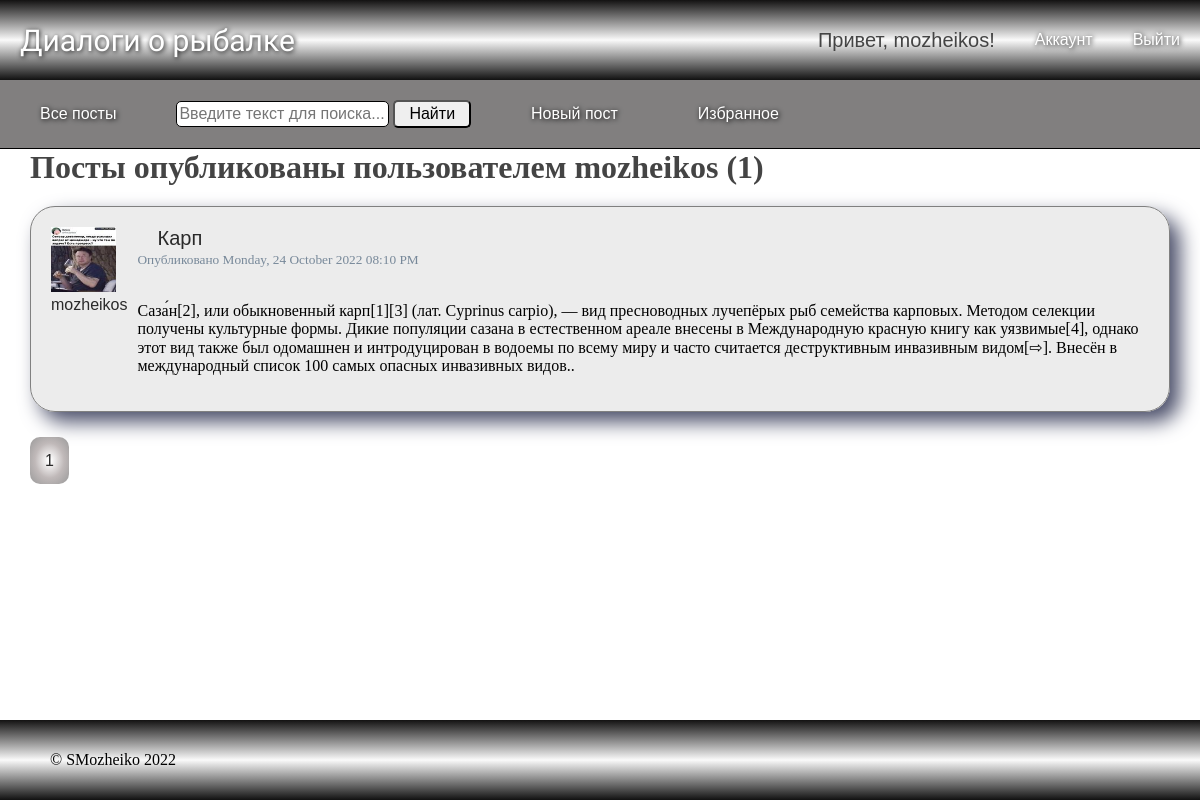
/user_posts?username=mozheikos (signed in), run on an earlier commit of the app's database.
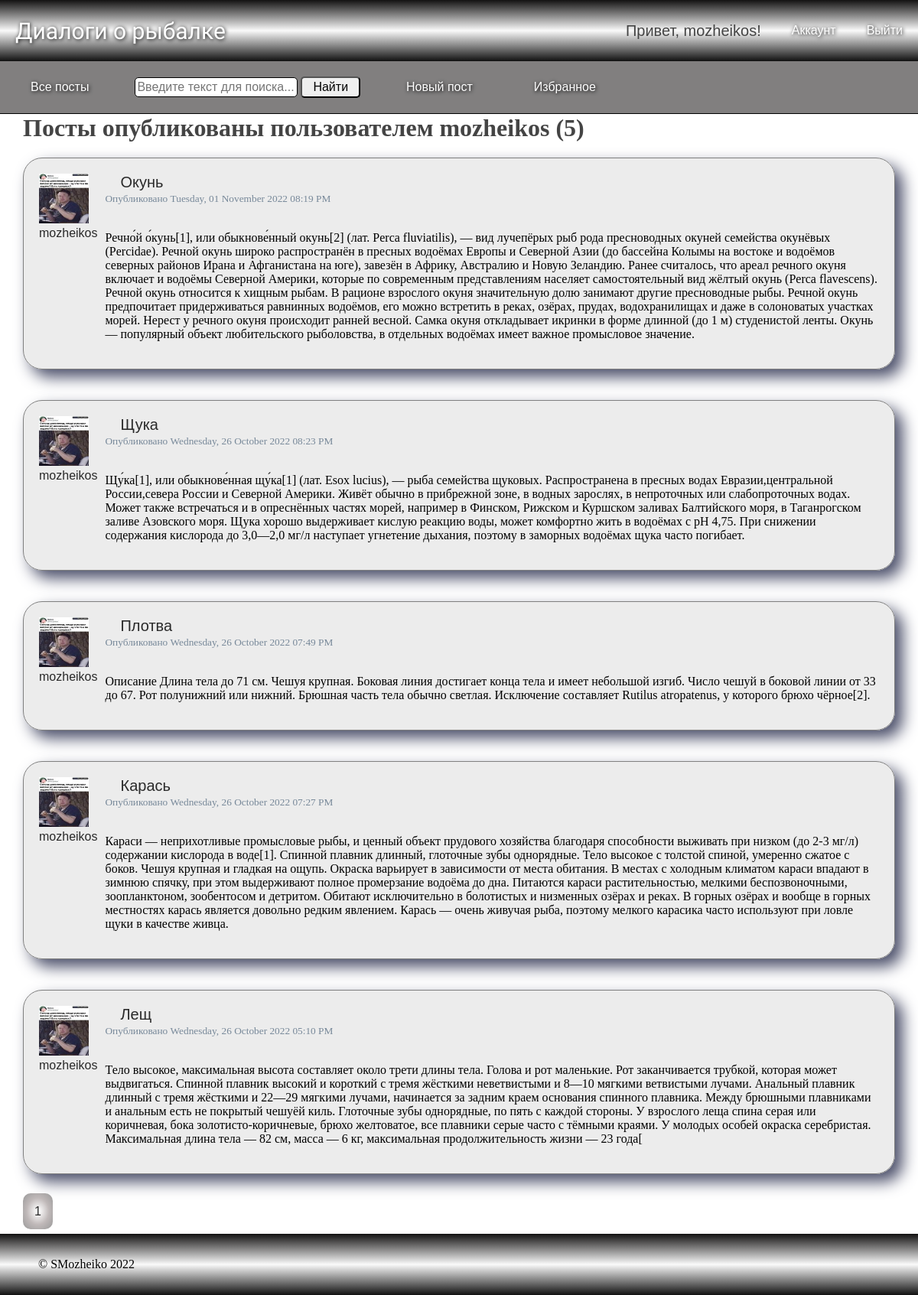
And on a later commit of the database.
### blog_flask/models.py (models this page shows, shortened)
class SaveMixin:
    def save(self):
        db.session.add(self)
        db.session.commit()

class User(db.Model, UserMixin, SaveMixin):
    id = db.Column(db.Integer, primary_key=True)
    username = db.Column(db.String(20), unique=True, nullable=False)
    email = db.Column(db.String(120), unique=True, nullable=False)
    avatar = db.Column(db.String(100), nullable=False, default='default.png')
    password = db.Column(db.String(100), nullable=False)
    posts = db.relationship(
        'Post',
        back_populates='author',
        lazy=True,
        uselist=True,
        cascade='all, delete-orphan'
    )
    comments = db.relationship(
        'Comment',
        back_populates='author',
        lazy=True,
        uselist=True,
        cascade='all, delete-orphan'
    )
    likes = db.relationship(
        'Like',
        back_populates='user',
        uselist=True
    )

class Post(db.Model, SaveMixin):
    id = db.Column(db.Integer, primary_key=True)
    title = db.Column(db.String(100), nullable=False)
    created_at = db.Column(db.DateTime, nullable=False, default=datetime.datetime.utcnow())
    content = db.Column(db.Text, nullable=False)
    user_id = db.Column(
        db.Integer, db.ForeignKey(
            'user.id',
            ondelete='CASCADE',
            onupdate='CASCADE'
        ), nullable=False
    )
    author = db.relationship(
        User,
        back_populates='posts',
        uselist=False
    )
    comments = db.relationship(
        'Comment',
        back_populates='post',
        uselist=True,
        cascade='all, delete-orphan'
    )
    images = db.relationship(
        'Images',
        back_populates='post',
        uselist=True,
        cascade='all, delete-orphan',
        lazy='select'
    )
    likes = db.relationship(
        'Like',
        back_populates='post',
        uselist=True
    )

### blog_flask/users/routes.py (the view)
@users.route('/user_posts')
def user_posts():
    username = request.args.get('username', type=str)
    page = request.args.get('page', 1, type=int)
    user = User.query.filter_by(username=username).first()
    posts = Post.query.filter_by(author=user).order_by(
        Post.created_at.desc()
    ).paginate(page=page, per_page=5)
    return render_template('user_posts.html', posts=posts, user=user)

### blog_flask/context_processsors.py
class SearchForm(FlaskForm):
    search = StringField(
        label='Поиск',
        validators=[DataRequired()]
    )
    find = SubmitField(
        label='Найти'
    )

### blog_flask/models.py (called while the page is built)
@login_manager.user_loader
def load_user(user_id):
    return User.query.get(int(user_id))

### run.py (called while the page is built)
@app.context_processor
def search():
    form = SearchForm()
    return dict(search=form)

@app.context_processor
def year():
    today_year = datetime.datetime.now().year
    return dict(year=today_year)

### blog_flask/templates/user_posts.html
{% extends "layout.html" %}
{% block content %}
    <h1 class="mb-3">Посты опубликованы пользователем {{ user.username }} ({{ posts.total }})</h1>
    {% for post in posts.items %}
    <div class="content-card">
      <div class="card-author">
        <img class="article-img" src="{{ url_for('static', filename='profile_pictures/' + post.author.avatar) }}">
        <a class="navbar-user card-title card-author" href="{{ url_for('users.user_posts', username=post.author.username) }}" style="margin: 0 auto">{{ post.author.username }}</a>
      </div>
      <div class="card">
        <div class="card-body">
          <h4 class="card-title"><a class="navbar-user card-title" href="{{ url_for('posts.post', post_id=post.id) }}">{{ post.title }}</a></h4>
          <small>Опубликовано {{ post.created_at.strftime('%A, %d %B %Y %I:%M %p') }}</small>
          <br>
          <br>
          <p class="card-text">{{ post.content }}</p>
        </div>
      </div>
    </div>
    {% endfor %}
    <div class="pagination">
        {% for page_num in posts.iter_pages(left_edge=1, right_edge=1, left_current=1, right_current=2) %}
          {% if page_num %}
            {% if posts.page == page_num %}
              <a class="paginate-button selected-page" href="{{ url_for('users.user_posts', username=user.username, page=page_num) }}">{{ page_num }}</a>
            {% else %}
              <a class="paginate-button" href="{{ url_for('users.user_posts', username=user.username, page=page_num) }}">{{ page_num }}</a>
            {% endif %}
          {% else %}
            ...
          {% endif %}
        {% endfor %}
    </div>
{% endblock content %}

### blog_flask/templates/layout.html (shortened to what this page needs)
<!DOCTYPE html>
<html>
<head>
    <link rel="stylesheet" href="{{ url_for('static', filename='fonts/css/font-awesome.css') }}">
    <link rel="stylesheet" href="{{ url_for('static', filename='fonts/css/font-awesome.min.css') }}">
    <link rel="stylesheet" type="text/css" href="{{ url_for('static', filename='main.css') }}">
</head>
<body>
    <div class="body">
        <div class="wrapper">
          <div class="navbar">
            <div class="navbar-main">
                <a class="navbar-brand" href="/">Диалоги о рыбалке</a>
            </div>
            <div class="navbar-profile">
                {% if current_user.is_authenticated %}
                    <h4 class="navbar-user">Привет, {{ current_user.username }}!</h4>
                    <a href="{{ url_for('users.account') }}" class="nav-link nav-item navigation-links">
                        Аккаунт
                    </a>
                    <a href="{{ url_for('users.logout') }}" class="nav-link nav-item navigation-links">
                        Выйти
                    </a>
                {% endif %}
            </div>
          </div>
            <ul class="menu">
                <li>
                    <a href="{{ url_for('posts.allpost') }}" class="nav-link nav-item navigation-links">
                        Все посты
                    </a>
                </li>
                <li>
                    <form class="search" action="{{ url_for('posts.allpost') }}" method="get">
                        {{ search.search(class="search-input", placeholder="Введите текст для поиска...") }}
                        {{ search.find(class="search-button") }}
                    </form>
                </li>
                {% if current_user.is_authenticated %}
                <li>
                    <a href="{{ url_for('posts.publish') }}" class="nav-link nav-item navigation-links">
                        Новый пост
                    </a>
                </li>
                <li>
                    <a href="{{ url_for('posts.allpost', favorites=1) }}" class="nav-link nav-item navigation-links">
                        Избранное
                    </a>
                </li>
                {% endif %}
            </ul>
            <div class="content">
              {% block content %}{% endblock %}
            </div>
        </div>
        <div class="footer">
            &copy; SMozheiko {{ year }}
        </div>
    </div>
</body>
</html>

### blog_flask/static/main.css (style rules this page uses)
body { margin: 0; padding: 0; }
.body { display: flex; flex-direction: column; min-height: 100vh; }
.wrapper { flex-grow: 1; }
.navbar, .footer { display: flex; height: 80px; align-items: center; position: sticky; justify-content: space-between; background: linear-gradient(rgb(19, 18, 18), rgb(250, 250, 250), rgb(17, 17, 17)); }
.menu { list-style: none; margin: 0; padding: 20px 0; display: flex; justify-content: flex-start; align-items: center; background-color: #817f7f; border-bottom: 1px black solid; }
.menu li { margin: 0 20px; }
.footer { padding: 0 50px; box-sizing: border-box; }
.navbar-main, .navbar-profile { display: flex; align-items: center; }
.navbar-brand { text-decoration: none; font-size: 30px; font-family: 'Stalinist One', cursive; font-weight: normal; margin: 20px; color: white; text-shadow: 1px 1px 5px black; }
.navbar-user { font-size: 20px; font-family: Impact, Charcoal, sans-serif; font-weight: normal; margin: 20px; }
.nav-link { text-decoration: none; font-size: 16px; font-family: Impact, Charcoal, sans-serif; font-weight: normal; margin: 20px; color: white; text-shadow: 1px 1px 5px black; }
.search input { line-height: 20px; font-size: 16px; font-family: Ubuntu, sans-serif; font-weight: normal; border-radius: 5px; }
.search-input { padding: 2px; color: black; border: 1px solid black; }
.search-button { padding: 2px 14px; cursor: pointer; color: black; }
.content { position: relative; display: flex; flex-direction: column; margin: 0 auto; padding: 0; max-width: 1140px; background-color: #fff; justify-content: flex-start; }
.pagination { margin: 20px 0; }
.paginate-button { margin-right: 10px; padding: 15px; border-radius: 10px; box-sizing: border-box; box-shadow: 2px 2px 2px 1px black; font-family: Impact, Charcoal, sans-serif; text-decoration: none; color: #2a2a2a; background: radial-gradient(white 5%, rgb(192, 185, 185), rgb(152, 152, 152)); }
.selected-page { box-shadow: none; }
h1, h2, h3, h4, h5, h6 { margin: 0; color: #444444; }
.content-card { display: flex; padding: 20px; border: 1px solid grey; border-radius: 25px; background-color: rgba(218, 218, 218,50%); box-shadow: 10px 10px 20px #4a4e69; margin: 20px 0; }
.card { margin-left: 10px; }
.card-title { text-decoration: none; color: #2a2a2a; }
.card-author { font-size: 16px; margin: 0; }
.article-img { height: 65px; width: 65px; padding: 0; margin: 0; }
small { color: lightslategrey; }

What changed in the data, as far as the page shows it:
removed Post: avatar (picture), author.username "mozheikos", title "Карп", created_at "Monday, 24 October 2022 08:10 PM", content "Саза́н[2], или обыкновенный карп[1][3] (лат. Cyprinus carpio), — вид пресноводных лучепёрых рыб семейства карповых. Методом селекции получены культурные формы. Дикие популяции сазана в естественном ареале внесены в Международную красную книгу как уязвимые[4], однако этот вид также был одомашнен и интродуцирован в водоемы по всему миру и часто считается деструктивным инвазивным видом[⇨]. Внесён в международный список 100 самых опасных инвазивных видов.."
added Post: avatar (picture), author.username "mozheikos", title "Окунь", created_at "Tuesday, 01 November 2022 08:19 PM", content "Речно́й о́кунь[1], или обыкнове́нный окунь[2] (лат. Perca fluviatilis), — вид лучепёрых рыб рода пресноводных окуней семейства окунёвых (Percidae). Речной окунь широко распространён в пресных водоёмах Европы и Северной Азии (до бассейна Колымы на востоке и водоёмов северных районов Ирана и Афганистана на юге), завезён в Африку, Австралию и Новую Зеландию. Ранее считалось, что ареал речного окуня включает и водоёмы Северной Америки, которые по современным представлениям населяет самостоятельный вид жёлтый окунь (Perca flavescens). Речной окунь относится к хищным рыбам. В рационе взрослого окуня значительную долю занимают другие пресноводные рыбы. Речной окунь предпочитает придерживаться…"
added Post: avatar (picture), author.username "mozheikos", title "Щука", created_at "Wednesday, 26 October 2022 08:23 PM", content "Щу́ка[1], или обыкнове́нная щу́ка[1] (лат. Esox lucius), — рыба семейства щуковых. Распространена в пресных водах Евразии,центральной России,севера России и Северной Америки. Живёт обычно в прибрежной зоне, в водных зарослях, в непроточных или слабопроточных водах. Может также встречаться и в опреснённых частях морей, например в Финском, Рижском и Куршском заливах Балтийского моря, в Таганрогском заливе Азовского моря. Щука хорошо выдерживает кислую реакцию воды, может комфортно жить в водоёмах с pH 4,75. При снижении содержания кислорода до 3,0—2,0 мг/л наступает угнетение дыхания, поэтому в заморных водоёмах щука часто погибает."
added Post: avatar (picture), author.username "mozheikos", title "Плотва", created_at "Wednesday, 26 October 2022 07:49 PM", content "Описание Длина тела до 71 см. Чешуя крупная. Боковая линия достигает конца тела и имеет небольшой изгиб. Число чешуй в боковой линии от 33 до 67. Рот полунижний или нижний. Брюшная часть тела обычно светлая. Исключение составляет Rutilus atropatenus, у которого брюхо чёрное[2]."
added Post: avatar (picture), author.username "mozheikos", title "Карась", created_at "Wednesday, 26 October 2022 07:27 PM", content "Караси — неприхотливые промысловые рыбы, и ценный объект прудового хозяйства благодаря способности выживать при низком (до 2-3 мг/л) содержании кислорода в воде[1]. Спинной плавник длинный, глоточные зубы однорядные. Тело высокое с толстой спиной, умеренно сжатое с боков. Чешуя крупная и гладкая на ощупь. Окраска варьирует в зависимости от места обитания. В местах с холодным климатом караси впадают в зимнюю спячку, при этом выдерживают полное промерзание водоёма до дна. Питаются караси растительностью, мелкими беспозвоночными, зоопланктоном, зообентосом и детритом. Обитают исключительно в болотистых и низменных озёрах и реках. В горных озёрах и вообще в горных местностях карась является…"
added Post: avatar (picture), author.username "mozheikos", title "Лещ", created_at "Wednesday, 26 October 2022 05:10 PM", content "Тело высокое, максимальная высота составляет около трети длины тела. Голова и рот маленькие. Рот заканчивается трубкой, которая может выдвигаться. Спинной плавник высокий и короткий с тремя жёсткими неветвистыми и 8—10 мягкими ветвистыми лучами. Анальный плавник длинный с тремя жёсткими и 22—29 мягкими лучами, начинается за задним краем основания спинного плавника. Между брюшными плавниками и анальным есть не покрытый чешуёй киль. Глоточные зубы однорядные, по пять с каждой стороны. У взрослого леща спина серая или коричневая, бока золотисто-коричневые, брюхо желтоватое, все плавники серые часто с тёмными краями. У молодых особей окраска серебристая. Максимальная длина тела — 82 см, масса —…"
Also different on the page:
{{ posts.total }}: "1" → "5"
